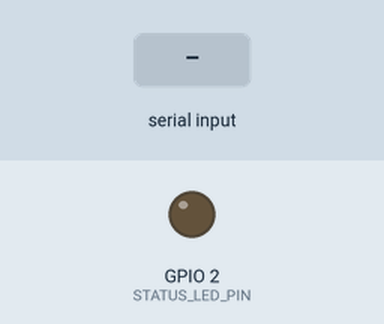
A sketch run on a simulated ESP32. Shown: output pins drawn as LEDs (lit = HIGH). The test bench sets the inputs (shaded band). What the sketch prints to the serial monitor is not drawn.

Above: at 13.3 s.
13.4 s: "INIT_MASTER\n" received over the second serial link
At 15.2 s:
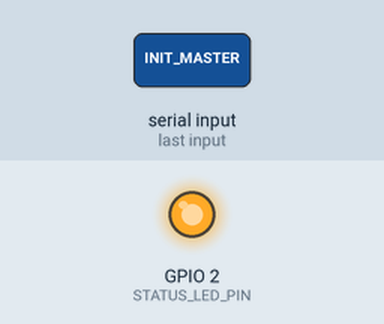
19.4 s: "MASTER_DATA:\n" received over the second serial link
Timing chart, 0 to 27.5 s (numbered marks = the images above; inputs shaded):
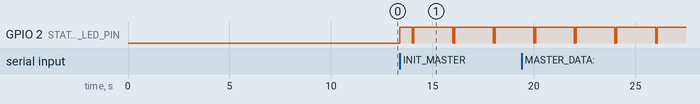

Measured:
- by itself, GPIO 2 (STATUS_LED_PIN): repeats every 2.0 s: 4 × (HIGH 0.01 s, LOW 0.01 s), HIGH 1.9 s, LOW 0.01 s

The sketch:

ESP32_____.ino
```cpp
/*
 * ESP32 分步测试程序
 * 功能：逐步测试各个功能，找出问题所在
 */

// 串口配置
#define MEGA_TX_PIN 16     // ESP32 TX
#define MEGA_RX_PIN 17     // ESP32 RX
#define STATUS_LED_PIN 2   // 状态指示

// 在ESP32上使用Serial2与Mega2560通信
#define megaSerial Serial2

// 系统状态
bool megaConnected = false;
unsigned long lastHeartbeat = 0;
int testStep = 0;

void setup() {
  // 先初始化调试串口
  Serial.begin(115200);
  delay(100);

  Serial.println("==========================================");
  Serial.println("ESP32 分步测试程序启动");
  Serial.println("==========================================");

  // 初始化引脚
  pinMode(STATUS_LED_PIN, OUTPUT);
  digitalWrite(STATUS_LED_PIN, LOW);

  Serial.println("步骤1: 引脚初始化完成");

  // 初始化与Mega2560的通信
  megaSerial.begin(115200, SERIAL_8N1, MEGA_RX_PIN, MEGA_TX_PIN);

  Serial.println("步骤2: 串口初始化完成");

  // 等待启动完成
  delay(2000);

  Serial.println("步骤3: 启动延迟完成");

  // 发送初始化响应
  megaSerial.println("ESP32_READY");
  Serial.println("步骤4: 发送ESP32_READY到Mega2560");

  // 等待Mega2560响应
  unsigned long timeout = millis() + 10000;
  while (millis() < timeout) {
    if (megaSerial.available()) {
      String response = megaSerial.readStringUntil('\n');
      response.trim();

      Serial.println("收到Mega2560消息: " + response);

      if (response == "INIT_MASTER" || response == "SLAVE_READY") {
        megaConnected = true;
        digitalWrite(STATUS_LED_PIN, HIGH);
        Serial.println("步骤5: Mega2560连接成功！");
        break;
      }
    }
    delay(100);
  }

  if (!megaConnected) {
    Serial.println("步骤5: Mega2560连接超时！");
  }

  Serial.println("ESP32分步测试初始化完成！");
}

void loop() {
  // 处理与Mega2560的通信
  handleMegaCommunication();

  // 发送心跳
  sendHeartbeat();

  // 状态指示
  if (millis() % 2000 < 100) {
    digitalWrite(STATUS_LED_PIN, !digitalRead(STATUS_LED_PIN));
  }

  delay(10);
}

// 处理Mega2560通信
void handleMegaCommunication() {
  if (megaSerial.available()) {
    String data = megaSerial.readStringUntil('\n');
    data.trim();

    Serial.println("收到Mega2560数据: " + data);

    // 处理不同类型的数据
    if (data.startsWith("MASTER_DATA:")) {
      handleMasterData(data);
    } else if (data.startsWith("SLAVE_STATUS:") || data.startsWith("SLAVE_DATA:")) {
      handleSlaveData(data);
    } else if (data == "INIT_MASTER" || data == "SLAVE_READY") {
      megaConnected = true;
      digitalWrite(STATUS_LED_PIN, HIGH);
      Serial.println("Mega2560重新连接成功！");
    }
  }
}

// 处理主设备数据
void handleMasterData(String data) {
  Serial.println("处理主设备数据: " + data);
  // 这里可以添加数据处理逻辑
}

// 处理从设备数据
void handleSlaveData(String data) {
  Serial.println("处理从设备数据: " + data);
  // 这里可以添加数据处理逻辑
}

// 发送心跳
void sendHeartbeat() {
  if (millis() - lastHeartbeat > 5000) { // 每5秒发送一次
    if (megaConnected) {
      megaSerial.println("ESP32_HEARTBEAT");
      Serial.println("发送心跳到Mega2560");
    }
    lastHeartbeat = millis();
  }
}
```
